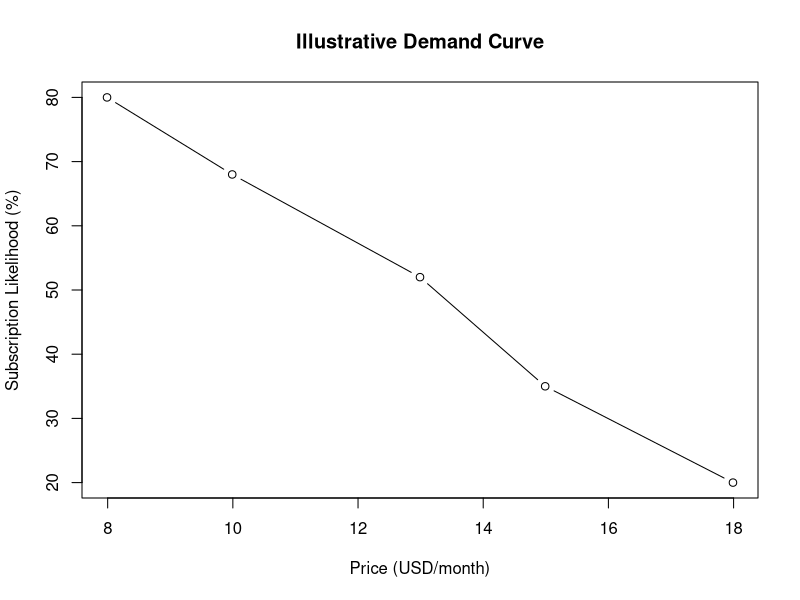

The R source for this figure:
## ---- chunk 1
#| label: sample-demand
#| echo: true

# A sample plot (dummy data)
price_points <- c(7.99, 9.99, 12.99, 14.99, 17.99)
demand_pct   <- c(80, 68, 52, 35, 20)

plot(
  price_points, demand_pct,
  type = "b", 
  main = "Illustrative Demand Curve",
  xlab = "Price (USD/month)", 
  ylab = "Subscription Likelihood (%)"
)
